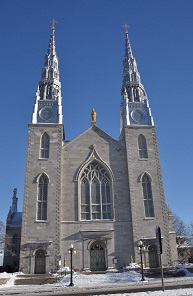
//> input picture church01.jpg, 193 x 296 px
$ ./matching_with_patch   (built with g++ and OpenCV 4)
//> lines starting //> are read from the running program, lines starting //| are printed output that depends on the picture
#include <opencv2/opencv.hpp>
#include <opencv2/xfeatures2d.hpp>   // SIFT & SURF
using namespace std;
using namespace cv;

void matching_with_patch()
{
	// image matching
	// Read input image
	Mat image1 = imread("../images/church01.jpg", IMREAD_GRAYSCALE);
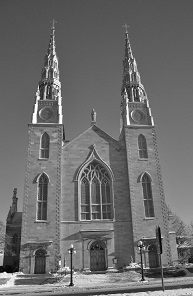
//> image1: 296 rows x 193 cols, CV_8UC1; min 0, max 255, mean 107.8
	Mat image2 = imread("../images/church02.jpg", IMREAD_GRAYSCALE);
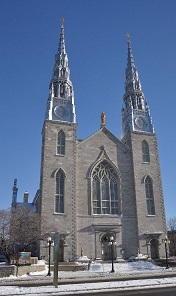
//> input picture church02.jpg, 176 x 296 px
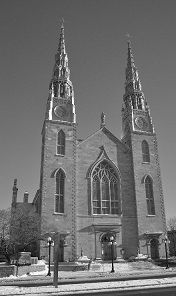
//> image2: 296 rows x 176 cols, CV_8UC1; min 0, max 255, mean 111.3
	imshow("image1", image1); imshow("image2", image2);

	// define keypoints vector
	vector < KeyPoint > keypoints1;
	vector < KeyPoint > keypoints2;

	// define feature detector
	Ptr < FeatureDetector > ptrDetector; // generic detector
	ptrDetector = FastFeatureDetector::create(80); // selecting the FAST detector

												   // keypoints detection
	ptrDetector->detect(image1, keypoints1);
//> keypoints1 = 98 keypoints; strongest (x, y, size): (4, 272, 7), (132, 89, 7), (141, 242, 7), (128, 124, 7)
	ptrDetector->detect(image2, keypoints2);
//> keypoints2 = 90 keypoints; strongest (x, y, size): (53, 243, 7), (48, 274, 7), (133, 129, 7), (50, 117, 7)
	cout << "# of keypoints (image1) : " << keypoints1.size() << endl;
//| # of keypoints (image1) : 98
	cout << "# of keypoints (image2) : " << keypoints2.size() << endl;
//| # of keypoints (image2) : 90

	// define a square neighborhood
	const int nsize(11); // size of neighborhood
	Rect neighborhood(0, 0, nsize, nsize); // 11 x 11
	Mat patch1, patch2;

	// All keypoints in first image find best match in second image
	Mat result;
	vector < DMatch > matches;

	// for all keypoints1 in image1
	for (int i = 0; i < keypoints1.size(); i++) {
		// define image patch
		neighborhood.x = keypoints1[i].pt.x - nsize / 2;
		neighborhood.y = keypoints1[i].pt.y - nsize / 2;

		// if neighborhood of points outside image, then continue with next points
		if (neighborhood.x < 0 || neighborhood.y < 0 || neighborhood.x + nsize >= image1.cols || neighborhood.y + nsize >= image1.rows)
			continue;

		// patch in image1
		patch1 = image1(neighborhood);
		// reset best correlation value
		DMatch bestMatch;

		// for all keypoints in image2
		for (int j = 0; j < keypoints2.size(); j++) {
			neighborhood.x = keypoints2[j].pt.x - nsize / 2; // define image patch
			neighborhood.y = keypoints2[j].pt.y - nsize / 2;
			if (neighborhood.x < 0 || neighborhood.y < 0 || neighborhood.x + nsize >= image2.cols || neighborhood.y + nsize >= image2.rows)
				continue;
			patch2 = image2(neighborhood); // patch in image2

										   // match the two patches
			matchTemplate(patch1, patch2, result, TM_SQDIFF);

			// check if it is a best match
			if (result.at<float>(0, 0) < bestMatch.distance) {
				bestMatch.distance = result.at<float>(0, 0);
				bestMatch.queryIdx = i;
				bestMatch.trainIdx = j;
			}
		}
		// add the best match to vector
		matches.push_back(bestMatch);
	}
//> this loop made 98 passes
//> after the loop, result = [704088]

	cout << "Number of matches : " << matches.size() << endl;

	// extract the 25 best matches
	nth_element(matches.begin(), matches.begin() + 25, matches.end());
	matches.erase(matches.begin() + 25, matches.end());

	cout << "NUMBER of MATCHES (AFTER): " << matches.size() << endl;

	// Draw the matching results
	Mat matchImage;
	drawMatches(image1, keypoints1, image2, keypoints2, matches, matchImage, Scalar(255, 255, 255), Scalar(0, 0, 255));
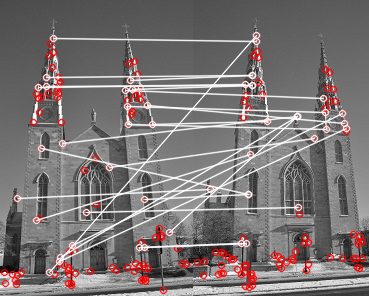
//> matchImage: 296 rows x 369 cols, CV_8UC3; mean B, G, R 115.3, 115.3, 122.4

	namedWindow("Matches");
	imshow("Matches", matchImage);

//
	waitKey();
}

int main()
{
	matching_with_patch();

	return 0;
}
